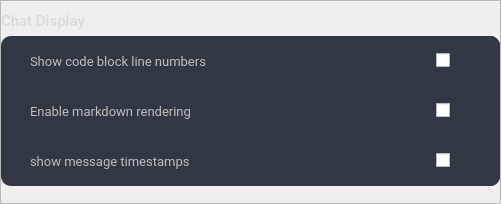
                                  <widget class="QFrame" name="frame_73">
                                   <property name="frameShape">
                                    <enum>QFrame::StyledPanel</enum>
                                   </property>
                                   <property name="frameShadow">
                                    <enum>QFrame::Raised</enum>
                                   </property>
                                   <layout class="QVBoxLayout" name="verticalLayout_28">
                                    <property name="leftMargin">
                                     <number>0</number>
                                    </property>
                                    <property name="rightMargin">
                                     <number>0</number>
                                    </property>
                                    <item>
                                     <widget class="QLabel" name="label_15">
                                      <property name="maximumSize">
                                       <size>
                                        <width>16777215</width>
                                        <height>30</height>
                                       </size>
                                      </property>
                                      <property name="font">
                                       <font>
                                        <family>Roboto Medium</family>
                                        <pointsize>11</pointsize>
                                       </font>
                                      </property>
                                      <property name="styleSheet">
                                       <string notr="true">color: rgb(218, 218, 218);</string>
                                      </property>
                                      <property name="text">
                                       <string>Chat Display</string>
                                      </property>
                                     </widget>
                                    </item>
                                    <item>
                                     <widget class="QFrame" name="frame_74">
                                      <property name="minimumSize">
                                       <size>
                                        <width>0</width>
                                        <height>150</height>
                                       </size>
                                      </property>
                                      <property name="maximumSize">
                                       <size>
                                        <width>16777215</width>
                                        <height>150</height>
                                       </size>
                                      </property>
                                      <property name="styleSheet">
                                       <string notr="true">QFrame{
	background-color: rgb(49, 55, 67);
	border-radius:10px;
}
</string>
                                      </property>
                                      <property name="frameShape">
                                       <enum>QFrame::StyledPanel</enum>
                                      </property>
                                      <property name="frameShadow">
                                       <enum>QFrame::Raised</enum>
                                      </property>
                                      <layout class="QVBoxLayout" name="verticalLayout_29">
                                       <property name="spacing">
                                        <number>0</number>
                                       </property>
                                       <property name="leftMargin">
                                        <number>20</number>
                                       </property>
                                       <property name="topMargin">
                                        <number>0</number>
                                       </property>
                                       <property name="rightMargin">
                                        <number>0</number>
                                       </property>
                                       <property name="bottomMargin">
                                        <number>0</number>
                                       </property>
                                       <item>
                                        <widget class="QFrame" name="frame_92">
                                         <property name="frameShape">
                                          <enum>QFrame::StyledPanel</enum>
                                         </property>
                                         <property name="frameShadow">
                                          <enum>QFrame::Raised</enum>
                                         </property>
                                         <layout class="QHBoxLayout" name="horizontalLayout_46">
                                          <property name="rightMargin">
                                           <number>50</number>
                                          </property>
                                          <item>
                                           <widget class="QLabel" name="label_16">
                                            <property name="minimumSize">
                                             <size>
                                              <width>400</width>
                                              <height>0</height>
                                             </size>
                                            </property>
                                            <property name="maximumSize">
                                             <size>
                                              <width>16777215</width>
                                              <height>40</height>
                                             </size>
                                            </property>
                                            <property name="font">
                                             <font>
                                              <family>Roboto</family>
                                              <pointsize>10</pointsize>
                                             </font>
                                            </property>
                                            <property name="styleSheet">
                                             <string notr="true">color: rgb(190, 190, 190);</string>
                                            </property>
                                            <property name="text">
                                             <string>Show code block line numbers</string>
                                            </property>
                                           </widget>
                                          </item>
                                          <item>
                                           <widget class="PyToggle" name="checkBox">
                                            <property name="text">
                                             <string/>
                                            </property>
                                           </widget>
                                          </item>
                                         </layout>
                                        </widget>
                                       </item>
                                       <item>
                                        <widget class="QFrame" name="frame_91">
                                         <property name="frameShape">
                                          <enum>QFrame::StyledPanel</enum>
                                         </property>
                                         <property name="frameShadow">
                                          <enum>QFrame::Raised</enum>
                                         </property>
                                         <layout class="QHBoxLayout" name="horizontalLayout_47">
                                          <property name="rightMargin">
                                           <number>50</number>
                                          </property>
                                          <item>
                                           <widget class="QLabel" name="label_17">
                                            <property name="minimumSize">
                                             <size>
                                              <width>400</width>
                                              <height>0</height>
                                             </size>
                                            </property>
                                            <property name="maximumSize">
                                             <size>
                                              <width>16777215</width>
                                              <height>40</height>
                                             </size>
                                            </property>
                                            <property name="font">
                                             <font>
                                              <family>Roboto</family>
                                              <pointsize>10</pointsize>
                                             </font>
                                            </property>
                                            <property name="styleSheet">
                                             <string notr="true">color: rgb(190, 190, 190);</string>
                                            </property>
                                            <property name="text">
                                             <string>Enable markdown rendering</string>
                                            </property>
                                           </widget>
                                          </item>
                                          <item>
                                           <widget class="PyToggle" name="checkBox_2">
                                            <property name="text">
                                             <string/>
                                            </property>
                                           </widget>
                                          </item>
                                         </layout>
                                        </widget>
                                       </item>
                                       <item>
                                        <widget class="QFrame" name="frame_93">
                                         <property name="frameShape">
                                          <enum>QFrame::StyledPanel</enum>
                                         </property>
                                         <property name="frameShadow">
                                          <enum>QFrame::Raised</enum>
                                         </property>
                                         <layout class="QHBoxLayout" name="horizontalLayout_48">
                                          <property name="rightMargin">
                                           <number>50</number>
                                          </property>
                                          <item>
                                           <widget class="QLabel" name="label_18">
                                            <property name="minimumSize">
                                             <size>
                                              <width>400</width>
                                              <height>0</height>
                                             </size>
                                            </property>
                                            <property name="maximumSize">
                                             <size>
                                              <width>16777215</width>
                                              <height>40</height>
                                             </size>
                                            </property>
                                            <property name="font">
                                             <font>
                                              <family>Roboto</family>
                                              <pointsize>10</pointsize>
                                             </font>
                                            </property>
                                            <property name="styleSheet">
                                             <string notr="true">color: rgb(190, 190, 190);</string>
                                            </property>
                                            <property name="text">
                                             <string>show message timestamps</string>
                                            </property>
                                           </widget>
                                          </item>
                                          <item>
                                           <widget class="PyToggle" name="checkBox_3">
                                            <property name="text">
                                             <string/>
                                            </property>
                                           </widget>
                                          </item>
                                         </layout>
                                        </widget>
                                       </item>
                                      </layout>
                                     </widget>
                                    </item>
                                    <item>
                                     <widget class="QFrame" name="frame_86">
                                      <property name="frameShape">
                                       <enum>QFrame::StyledPanel</enum>
                                      </property>
                                      <property name="frameShadow">
                                       <enum>QFrame::Raised</enum>
                                      </property>
                                     </widget>
                                    </item>
                                   </layout>
                                  </widget>
